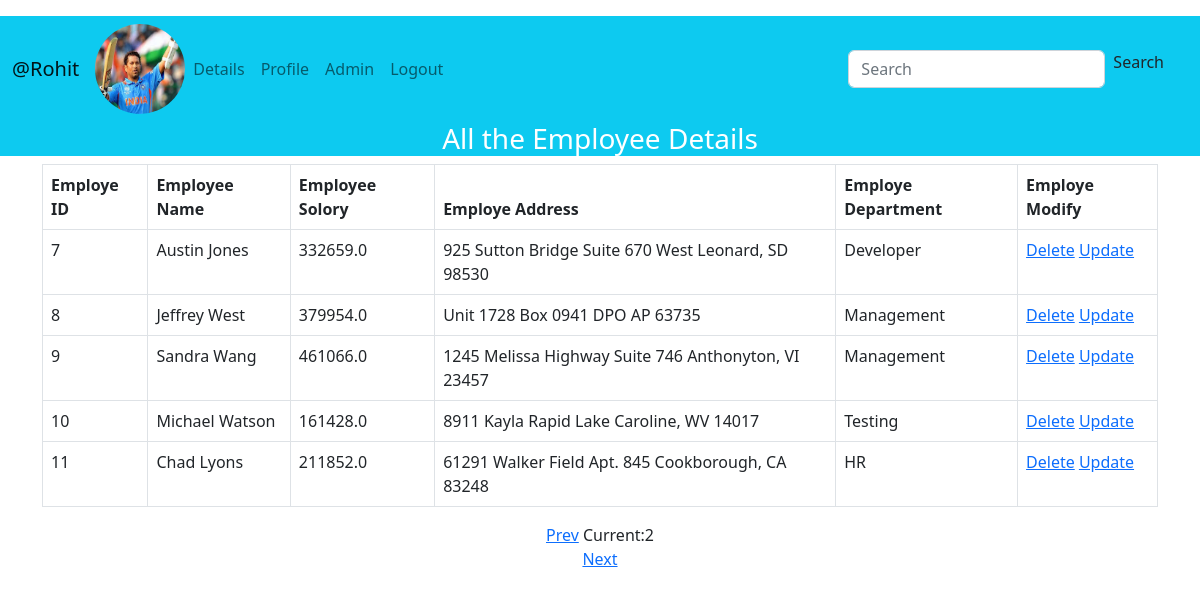
The page /dbapp/display/2 (signed in) on the database its author committed.
### dbapp/models.py (models this page shows, shortened)
class Profile(models.Model):
    user=models.OneToOneField(User,on_delete=models.CASCADE)
    image=models.ImageField(default='profile_pics/sachin.jpg',upload_to='profile_pics',blank=True)

class Employee(models.Model):
    emp_name=models.CharField(max_length=100)
    emp_salory=models.FloatField()
    emp_address=models.TextField()
    emp_dept=models.CharField(max_length=100)

### dbapp/views.py (the view)
# urls.py: path('display/<int:pno>',views.Display,name='display'),
def Display(request,pno):
    emp=Employee.objects.all()
    p=Paginator(emp,5)
    page=p.get_page(pno)
    return render(request,'dbapp/display.html',{'emp':page})

### template/dbapp/display.html
{% extends 'dbapp/home.html'%}
{% block content %}
    <h3 class="text-center text-white bg-info">All the Employee Details </h3>
    <div class="container mt-1 pt-10">
        <table class="table table-bordered" align="center">
            <thead>
                <th>Employe ID</th>
                <th>Employee Name</th>
                <th>Employee Solory</th>
                <th>Employe Address</th>
                <th>Employe Department</th>
                <th>Employe Modify</th>
            </thead>
            <tbody>
            {% for emp in emp %}
            <tr>
                <td>{{emp.id}}</td>
                <td>{{emp.emp_name}}</td>
                <td>{{emp.emp_salory}}</td>
                <td>{{emp.emp_address}}</td>
                <td>{{emp.emp_dept}}</td>
                <td><a href="{% url 'dbapp:empdelete' emp.id %}">Delete</a>
                    <a href="{% url 'dbapp:empupdate' emp.id %}">Update</a>
                </td>
            </tr>
            {% endfor %}
            </tbody>
        </table>
    </div>
    <div>
        {% if emp.has_previous %}
        <center><a href="{% url 'dbapp:display' emp.previous_page_number %}">Prev</a>
            <span>Current:{{emp.number}}</span>
        </center>
        {% endif %}
        {% if emp.has_next %}
        <center><a href="{% url 'dbapp:display' emp.next_page_number %}">Next</a></center>
        {% endif %}
    </div>
{% endblock %}

### template/dbapp/home.html (shortened to what this page needs)
<!DOCTYPE html>
{% load static %}
<html lang="en">
<head>
    <link href="https://cdn.jsdelivr.net/npm/bootstrap@5.2.3/dist/css/bootstrap.min.css" rel="stylesheet">
</head>
<body>
    <nav class="navbar navbar-expand-lg navbar-light bg-info mt-3 ms-0 me-0">
        {% if user.is_authenticated %}
        <div class="container-fluid">
          <a class="navbar-brand" href="{% url 'home' %}">@{{user.username}}</a>
          <img  class="rounded-circle account-img" src="{{user.profile.image.url}}" alt="" width="90px" height="90px">
          {% endif %}
          <div class="collapse navbar-collapse" id="navbarSupportedContent">
            <ul class="navbar-nav me-auto mb-2 mb-lg-0">
                {% if user.is_authenticated %}
                <li class="nav-item">
                    <a class="nav-link" href="{% url 'dbapp:display' 1 %}">Details</a>
                </li>
                <li class="nav-item">
                    <a class="nav-link" href="{% url 'dbapp:profile' %}">Profile</a>
                </li>
                <li class="nav-item">
                    <a class="nav-link" href='http://127.0.0.1:8000/admin/'>Admin</a>
                </li>
                <li class="nav-item">
                    <a class="nav-link" href="{% url 'logout' %}">Logout</a>
                </li>
                {% endif %}
            </ul>
            <form class="d-flex pe-4" method="POST" action="{% url 'dbapp:search' %}">
              <input class="form-control me-2" type="search" placeholder="Search" aria-label="Search" name="empno">
              <a class='nav-link'href="{%url 'dbapp:search' %}">Search</a>
            </form>
          </div>
        </div>
      </nav>
    {% block content %}
    {% endblock %}
</body>
</html>

### rows shown on the page
Employee: id "7", emp_name "Austin Jones", emp_salory "332659.0", emp_address "925 Sutton Bridge Suite 670 West Leonard, SD 98530", emp_dept "Developer"
Employee: id "8", emp_name "Jeffrey West", emp_salory "379954.0", emp_address "Unit 1728 Box 0941 DPO AP 63735", emp_dept "Management"
Employee: id "9", emp_name "Sandra Wang", emp_salory "461066.0", emp_address "1245 Melissa Highway Suite 746 Anthonyton, VI 23457", emp_dept "Management"
Employee: id "10", emp_name "Michael Watson", emp_salory "161428.0", emp_address "8911 Kayla Rapid Lake Caroline, WV 14017", emp_dept "Testing"
Employee: id "11", emp_name "Chad Lyons", emp_salory "211852.0", emp_address "61291 Walker Field Apt. 845 Cookborough, CA 83248", emp_dept "HR"

### other values the page prints
{{ user.username }} "Rohit"
{{ emp.number }} "2"
